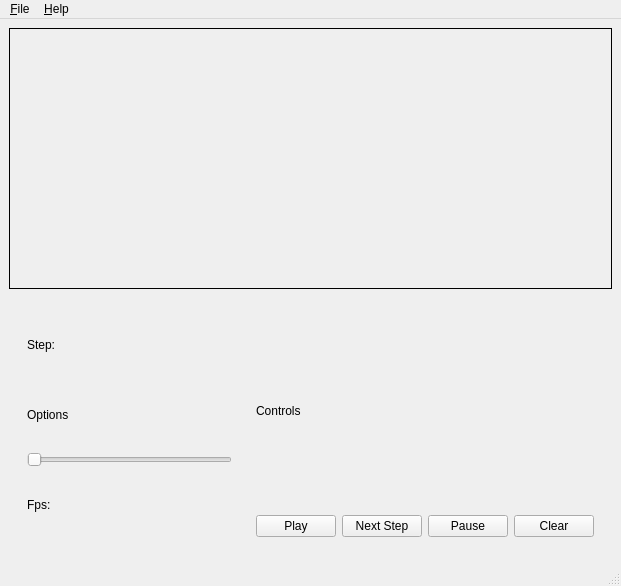
<?xml version="1.0" encoding="UTF-8"?>
<ui version="4.0">
 <class>MainWindow</class>
 <widget class="QMainWindow" name="MainWindow">
  <property name="geometry">
   <rect>
    <x>0</x>
    <y>0</y>
    <width>621</width>
    <height>586</height>
   </rect>
  </property>
  <property name="windowTitle">
   <string>MainWindow</string>
  </property>
  <widget class="QWidget" name="centralwidget">
   <layout class="QGridLayout" name="gridLayout_3">
    <item row="0" column="0">
     <widget class="QFrame" name="frame">
      <property name="frameShape">
       <enum>QFrame::Panel</enum>
      </property>
      <property name="frameShadow">
       <enum>QFrame::Plain</enum>
      </property>
     </widget>
    </item>
    <item row="1" column="0">
     <widget class="QWidget" name="panelWidget" native="true">
      <property name="minimumSize">
       <size>
        <width>482</width>
        <height>0</height>
       </size>
      </property>
      <layout class="QGridLayout" name="gridLayout_2">
       <item row="1" column="1">
        <widget class="QWidget" name="controlWidget" native="true">
         <layout class="QGridLayout" name="gridLayout">
          <item row="2" column="4">
           <widget class="QPushButton" name="clearButton">
            <property name="text">
             <string>Clear</string>
            </property>
           </widget>
          </item>
          <item row="2" column="3">
           <widget class="QPushButton" name="pauseButton">
            <property name="text">
             <string>Pause</string>
            </property>
           </widget>
          </item>
          <item row="0" column="0">
           <widget class="QLabel" name="controlsLabel">
            <property name="text">
             <string>Controls</string>
            </property>
           </widget>
          </item>
          <item row="2" column="2">
           <widget class="QPushButton" name="stepButton">
            <property name="text">
             <string>Next Step</string>
            </property>
           </widget>
          </item>
          <item row="2" column="0">
           <widget class="QPushButton" name="playButton">
            <property name="text">
             <string>Play</string>
            </property>
           </widget>
          </item>
         </layout>
        </widget>
       </item>
       <item row="1" column="0">
        <widget class="QWidget" name="optionWidget" native="true">
         <layout class="QVBoxLayout" name="verticalLayout_3">
          <item>
           <widget class="QLabel" name="stepLabel">
            <property name="text">
             <string>Step:</string>
            </property>
           </widget>
          </item>
          <item>
           <widget class="QLabel" name="optionsLabel">
            <property name="text">
             <string>Options</string>
            </property>
           </widget>
          </item>
          <item>
           <widget class="QSlider" name="speedSlider">
            <property name="maximum">
             <number>30</number>
            </property>
            <property name="orientation">
             <enum>Qt::Horizontal</enum>
            </property>
           </widget>
          </item>
          <item>
           <widget class="QLabel" name="speedLabel">
            <property name="text">
             <string>Fps:</string>
            </property>
           </widget>
          </item>
         </layout>
        </widget>
       </item>
      </layout>
     </widget>
    </item>
   </layout>
  </widget>
  <widget class="QMenuBar" name="menubar">
   <property name="geometry">
    <rect>
     <x>0</x>
     <y>0</y>
     <width>621</width>
     <height>22</height>
    </rect>
   </property>
   <widget class="QMenu" name="menuFile">
    <property name="title">
     <string>&amp;File</string>
    </property>
    <addaction name="action_Open"/>
    <addaction name="separator"/>
    <addaction name="action_Save"/>
    <addaction name="separator"/>
    <addaction name="action_Exit"/>
   </widget>
   <widget class="QMenu" name="menuHelp">
    <property name="title">
     <string>&amp;Help</string>
    </property>
    <addaction name="action_Rules"/>
    <addaction name="separator"/>
    <addaction name="action_How_to_play"/>
   </widget>
   <addaction name="menuFile"/>
   <addaction name="menuHelp"/>
  </widget>
  <widget class="QStatusBar" name="statusbar"/>
  <action name="action_Open">
   <property name="icon">
    <iconset>
     <normaloff>resources/file-open.png</normaloff>resources/file-open.png</iconset>
   </property>
   <property name="text">
    <string>&amp;Open</string>
   </property>
   <property name="toolTip">
    <string>Open existing configuration</string>
   </property>
   <property name="shortcut">
    <string>Ctrl+O</string>
   </property>
  </action>
  <action name="action_Save">
   <property name="icon">
    <iconset>
     <normaloff>resources/file-save.png</normaloff>resources/file-save.png</iconset>
   </property>
   <property name="text">
    <string>&amp;Save</string>
   </property>
   <property name="toolTip">
    <string>Save configuration</string>
   </property>
   <property name="shortcut">
    <string>Ctrl+S</string>
   </property>
  </action>
  <action name="action_Exit">
   <property name="icon">
    <iconset>
     <normaloff>resources/file-exit.png</normaloff>resources/file-exit.png</iconset>
   </property>
   <property name="text">
    <string>&amp;Exit</string>
   </property>
   <property name="shortcut">
    <string>Ctrl+E</string>
   </property>
  </action>
  <action name="action_Rules">
   <property name="icon">
    <iconset>
     <normaloff>resources/help-content.png</normaloff>resources/help-content.png</iconset>
   </property>
   <property name="text">
    <string>Rules</string>
   </property>
   <property name="toolTip">
    <string>Rules of the game</string>
   </property>
  </action>
  <action name="action_How_to_play">
   <property name="icon">
    <iconset>
     <normaloff>resources/help-content.png</normaloff>resources/help-content.png</iconset>
   </property>
   <property name="text">
    <string>How to play</string>
   </property>
  </action>
 </widget>
 <resources/>
 <connections/>
</ui>
